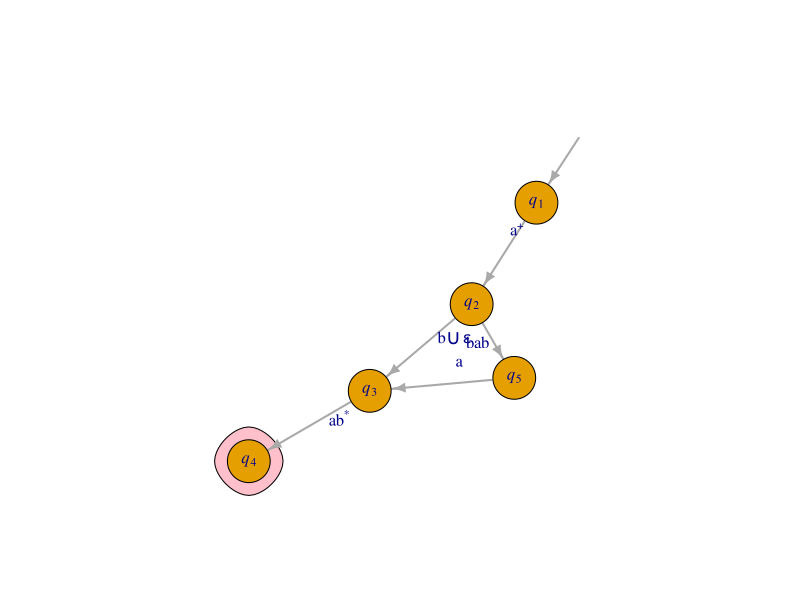

This figure's R source:
## ---- chunk 1
set.seed(11520)
fnames <- sample(c("Sam", "James", "Drake", "Wesley", "Sophia", "Carolyn", "Trevor", "Tristan", "Ryley"))
## ---- chunk 2
library(igraph)
a3 <- graph_from_literal(" "-+q1-+q2-+q3-+q4, q2-+q5-+q3, simplify=FALSE)
set.seed(123)
coords <- layout_nicely(a3)
plot(a3, 
     edge.curved = 0, 
     layout=coords,
     vertex.size = 25,
     vertex.shape = c("none", "circle", "circle", "circle", "circle", "circle"),
     vertex.label = c(" ", expression(italic(q)[1]), expression(italic(q)[2]), expression(italic(q)[3]), expression(italic(q)[4]), expression(italic(q)[5])),
     edge.loop.angle=3.14*0,
     mark.groups = list(5), mark.shape = -1,  mark.col = "pink", mark.border = "black",
     vertex.label.cex = 1,
     edge.label = c("", expression(atop("   a"^"+",  " ")),
                    expression(paste("           b", union(epsilon))),expression("        ab"^"*"),expression(atop(" ", "bab      ")),"a\n"), 
     edge.label.cex = 1,
     edge.width = 2,
     edge.arrow.size=0.7) 
#     ylim = c(-1.02,0.2), xlim=c(-1,1.3))
